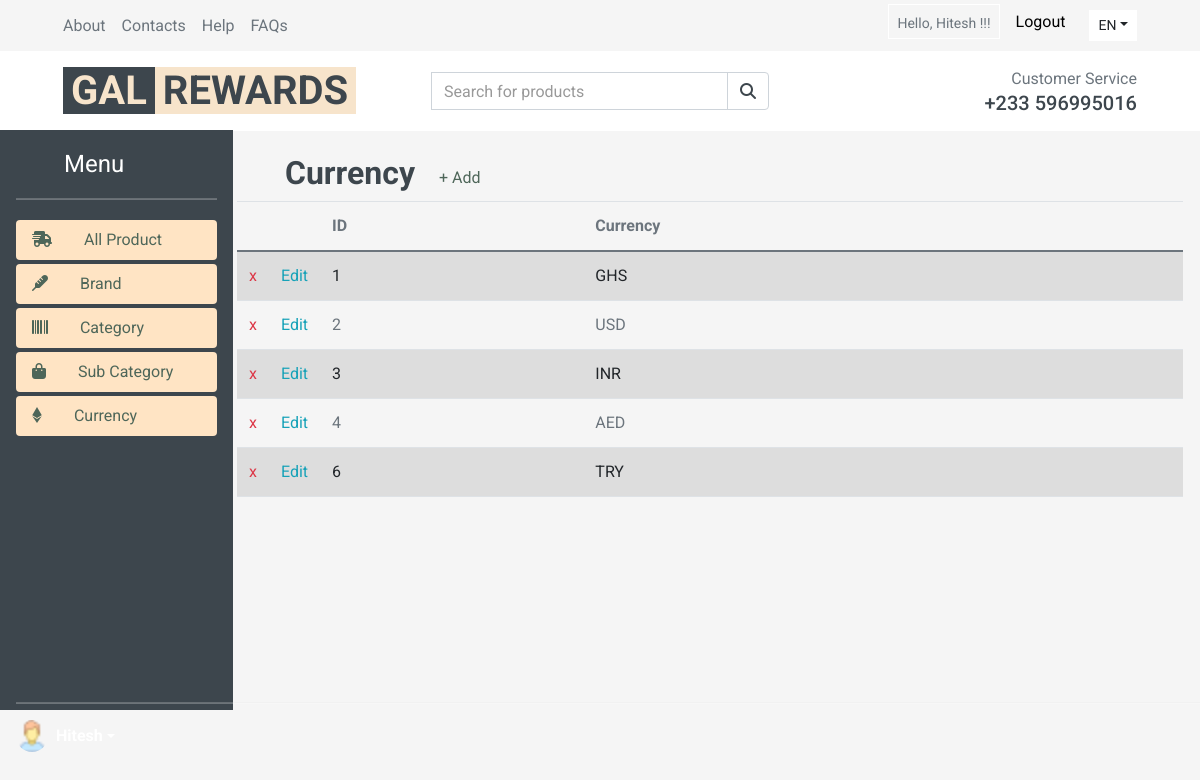
Before: /adminCurrency/ (signed in) with the older database file.
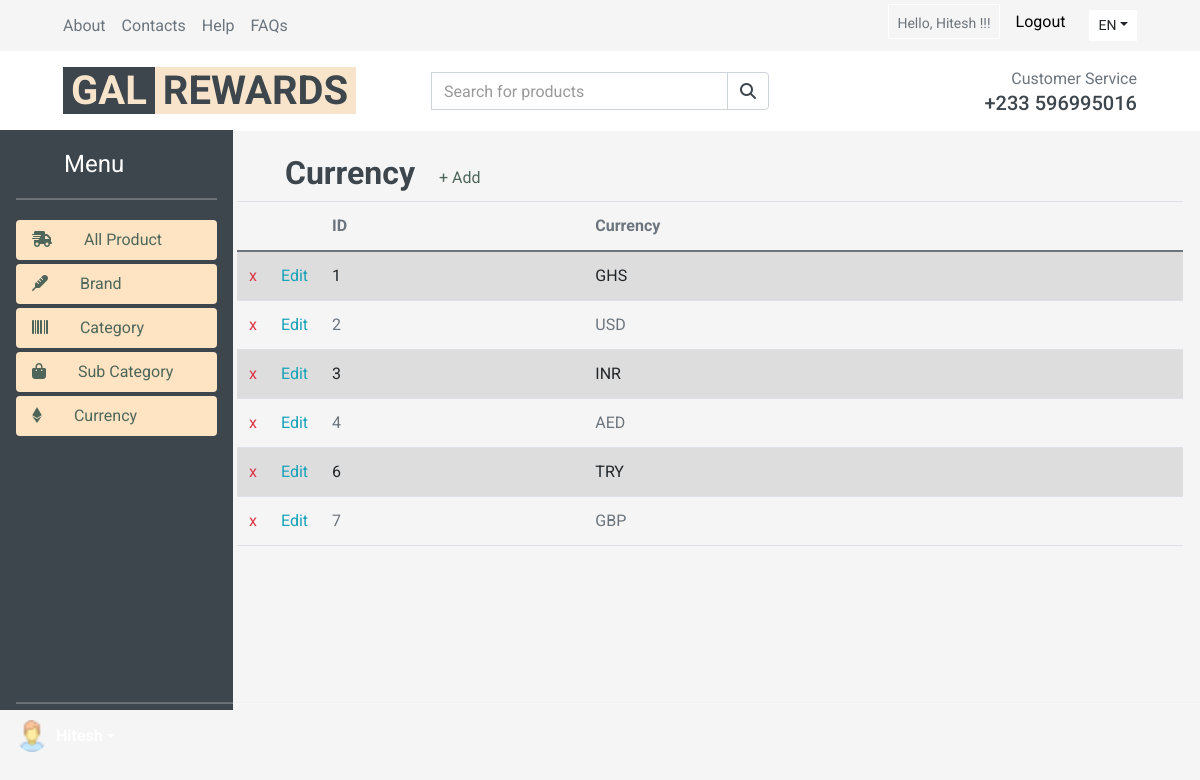
After: the same page with the newer database file.
### Product/models.py (models this page shows, shortened)
class currency(models.Model):
    currency = models.CharField( max_length=3, unique=True)

### my/views.py (the view)
# urls.py: path('adminCurrency/',views.adminCurrency,name="adminCurrency"),
def adminCurrency(request):
    allCurrency = currency.objects.all()
    data={
        'allcat': allCurrency,
    }
    return render(request,'adminPanel/adminCurrency.html',data)

### templates/adminPanel/adminCurrency.html
{% include "adminPanel/adminHeader.html"%}
{% if user.is_authenticated %}
    <div class="d-flex align-items-center">
        <div class="d-inline-block">
        <h2 class="ml-5">Currency</h2>
        </div>
        <div class="col-5 pl-4">
        <a href="{% url 'addCurrency'%}" style="color: #4e6659;">+ Add</a>
        </div>
    </div>
    <table class="table table-striped">
        <thead>
            <tr>
                <th scope="col"></th>
                <th scope="col"></th>
                <th scope="col">ID</th>
                <th scope="col">Currency</th>
            </tr>
        </thead>
        <tbody>
           {% for n in allcat%}
            <tr>
                <td class="text-center" style="width: 12px;" ><a href="{%url 'curDelete' curId=n.id%}" class="text-danger">x</a></td>
                <td class="text-center" style="width: 12px;" ><a href="{%url 'curEdit' curId=n.id%}" class="text-info">Edit</a></td>
                <td>{{n.id}}</td>
                <td>{{n.currency}}</td>
            </tr>
            {%endfor%}
        </tbody>
    </table>
  </div>
{%endif%}
{% include "adminPanel/adminFooter.html" %}

Changed rows visible on the page:
added currency: id "7", currency "GBP"
